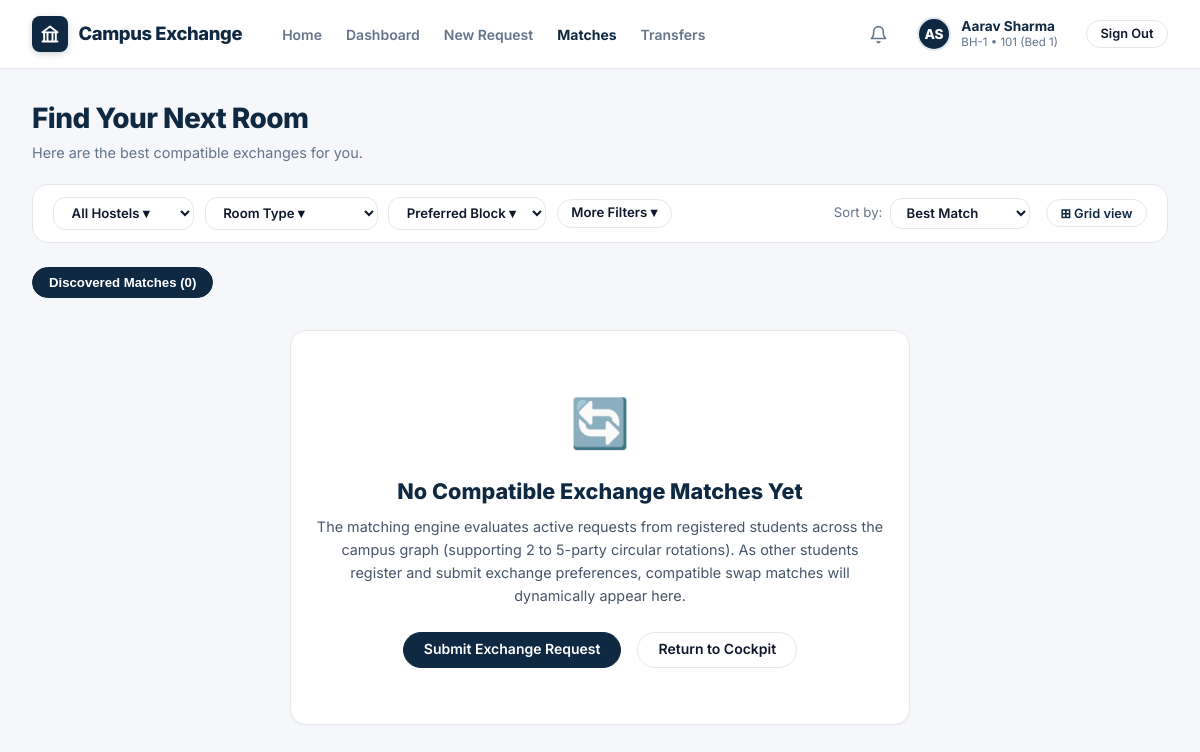
The page /matches/ (signed in) on the database its author committed.
### accounts/models.py (models this page shows, shortened)
class User(AbstractUser):
    class Role(models.TextChoices):
        STUDENT = 'student', 'Student'
        WARDEN = 'warden', 'Hostel Warden'
        CHIEF_WARDEN = 'chief_warden', 'Chief Warden'
        ADMIN = 'admin', 'Hostel Administrator'
        DSW = 'dsw', 'Dean of Student Welfare (DSW)'
    class Gender(models.TextChoices):
        MALE = 'M', 'Male'
        FEMALE = 'F', 'Female'
        OTHER = 'O', 'Other'
    university_id = models.CharField(max_length=30, unique=True, db_index=True)
    role = models.CharField(max_length=20, choices=Role.choices, default=Role.STUDENT, db_index=True)
    phone = models.CharField(max_length=20, blank=True)
    gender = models.CharField(max_length=1, choices=Gender.choices, default=Gender.MALE)
    has_fee_clearance = models.BooleanField(default=True, help_text="Verified student fee clearance")
    has_disciplinary_hold = models.BooleanField(default=False, help_text="Active university disciplinary restriction")
    last_transferred_at = models.DateTimeField(null=True, blank=True, help_text="Timestamp of last completed room swap")
    created_at = models.DateTimeField(auto_now_add=True)
    updated_at = models.DateTimeField(auto_now=True)
    @property
    def is_student(self):
        return self.role == self.Role.STUDENT
    @property
    def is_warden(self):
        return self.role in (self.Role.WARDEN, self.Role.CHIEF_WARDEN)
    @property
    def is_chief_warden(self):
        return self.role == self.Role.CHIEF_WARDEN
    @property
    def is_admin_role(self):
        return self.role == self.Role.ADMIN or self.is_superuser
    @property
    def is_dsw(self):
        return self.role == self.Role.DSW

### hostel/models.py (models this page shows, shortened)
class Bed(models.Model):
    class OccupancyStatus(models.TextChoices):
        VACANT = 'VACANT', 'Vacant'
        OCCUPIED = 'OCCUPIED', 'Occupied'
        LOCKED_FOR_TRANSFER = 'LOCKED_FOR_TRANSFER', 'Locked for Transfer'
        MAINTENANCE = 'MAINTENANCE', 'Under Maintenance'
    room = models.ForeignKey(Room, on_delete=models.CASCADE, related_name='beds')
    bed_number = models.CharField(max_length=20)
    current_occupant = models.OneToOneField(
        settings.AUTH_USER_MODEL,
        null=True,
        blank=True,
        on_delete=models.SET_NULL,
        related_name='allocated_bed'
    )
    occupancy_status = models.CharField(
        max_length=25,
        choices=OccupancyStatus.choices,
        default=OccupancyStatus.VACANT,
        db_index=True
    )
    class Meta:
        unique_together = ('room', 'bed_number')
        ordering = ['room', 'bed_number']

class Room(models.Model):
    class RoomType(models.TextChoices):
        SINGLE = 'SINGLE', '1-Seater (Single)'
        DOUBLE = 'DOUBLE', '2-Seater (Double Sharing)'
        TRIPLE = 'TRIPLE', '3-Seater (Triple Sharing)'
        FOUR_SHARING = 'FOUR_SHARING', '4-Seater (Quad Sharing)'
        SEVEN_SEATER = 'SEVEN_SEATER', '7-Seater (Dormitory)'
        EIGHT_SEATER = 'EIGHT_SEATER', '8-Seater (Dormitory)'
    block = models.ForeignKey(Block, on_delete=models.CASCADE, related_name='rooms')
    room_number = models.CharField(max_length=20)
    floor = models.IntegerField(default=1)
    room_type = models.CharField(max_length=20, choices=RoomType.choices, default=RoomType.DOUBLE)
    capacity = models.PositiveIntegerField(default=2)
    has_attached_bath = models.BooleanField(default=False)
    has_ac = models.BooleanField(default=False)
    is_active = models.BooleanField(default=True)
    class Meta:
        unique_together = ('block', 'room_number')
        ordering = ['block', 'floor', 'room_number']

class Block(models.Model):
    hostel = models.ForeignKey(Hostel, on_delete=models.CASCADE, related_name='blocks')
    name = models.CharField(max_length=50)
    code = models.CharField(max_length=10)
    class Meta:
        unique_together = ('hostel', 'code')

class Hostel(models.Model):
    class GenderType(models.TextChoices):
        MALE = 'MALE', 'Boys Hostel'
        FEMALE = 'FEMALE', 'Girls Hostel'
        COED = 'COED', 'Co-Ed Residence'
    name = models.CharField(max_length=100, unique=True)
    code = models.CharField(max_length=20, unique=True)
    gender_type = models.CharField(max_length=10, choices=GenderType.choices, default=GenderType.MALE)
    is_active = models.BooleanField(default=True)
    warden = models.ForeignKey(
        settings.AUTH_USER_MODEL,
        null=True,
        blank=True,
        on_delete=models.SET_NULL,
        related_name='managed_hostels'
    )

### exchange/views.py (the view)
# urls.py: path('matches/', views.cycle_explorer_view, name='matches'),
def cycle_explorer_view(request):
    user = request.user
    target_id = user.id if user.is_student else None
    discovered_cycles = MatchingService.find_cycles(target_student_id=target_id)
    return render(request, 'exchange/cycle_explorer.html', {
        'cycles': discovered_cycles,
        'total_matches': len(discovered_cycles)
    })

### exchange/services/matching_service.py (called while the page is built)
    @classmethod
    def get_max_chain_length(cls) -> int:
        try:
            rule = PolicyRule.objects.filter(rule_type=PolicyRule.RuleType.MAX_CHAIN_LENGTH, is_active=True).first()
            return rule.int_value if rule else 5
        except Exception:
            return 5

### templates/exchange/cycle_explorer.html (shortened to what this page needs)
{% extends 'base.html' %}
{% load static %}
{% block content %}
<div class="page-header" style="margin-bottom: 1.25rem;">
  <div class="page-title-group">
    <h1>Find Your Next Room</h1>
    <p>Here are the best compatible exchanges for you.</p>
  </div>
</div>
<div class="filter-search-row">
  <div style="display: flex; align-items: center; gap: 0.65rem; flex-wrap: wrap;">
    <select class="form-select" style="width: auto; padding: 0.4rem 0.85rem; font-size: 0.825rem; font-weight: 600;">
      <option selected>All Hostels ▾</option>
    </select>
    <select class="form-select" style="width: auto; padding: 0.4rem 0.85rem; font-size: 0.825rem; font-weight: 600;">
      <option selected>Room Type ▾</option>
    </select>
    <select class="form-select" style="width: auto; padding: 0.4rem 0.85rem; font-size: 0.825rem; font-weight: 600;">
      <option selected>Preferred Block ▾</option>
    </select>
    <button class="btn btn-outline btn-sm" style="font-size: 0.825rem;">
      More Filters ▾
    </button>
  </div>
  <div style="display: flex; align-items: center; gap: 1rem;">
    <div style="display: flex; align-items: center; gap: 0.45rem; font-size: 0.825rem; color: var(--text-muted);">
      <span>Sort by:</span>
      <select class="form-select" style="width: auto; padding: 0.35rem 0.75rem; font-size: 0.825rem; font-weight: 600;">
        <option selected>Best Match</option>
      </select>
    </div>
    <button class="btn btn-outline btn-sm" title="Grid View" style="color: var(--navy-800); font-weight: 600;">
      ⊞ Grid view
    </button>
  </div>
</div>
<div class="segmented-tabs-bar" style="margin-bottom: 1.5rem;">
  <button class="segmented-tab-pill active">
    Discovered Matches ({{ total_matches }})
  </button>
</div>
{% if cycles %}
  <div class="grid-3" style="margin-bottom: 2.5rem;">
    {% for c in cycles %}
      <div class="match-card-item">
        <div class="match-photo-container">
          <img src="{% static 'images/room_interior_1.jpg' %}" alt="Target Room" class="match-photo-img">
          <span class="match-tag-score">{{ c.compatibility_score }}% Match</span>
          <span class="match-tag-type">{{ c.type_display }}</span>
        </div>
        <div class="match-body">
          <div class="match-hostel-name">
            {{ c.participants.0.target_hostel }}
          </div>
          <div class="match-room-sub">
            Room {{ c.participants.0.target_room }} &nbsp;·&nbsp; {{ c.cycle_length }}-Student Chain
          </div>
          <ul class="match-check-list">
            {% for r in c.reasons %}
              <li class="match-check-item">
                <svg width="14" height="14" viewBox="0 0 24 24" fill="none" stroke="#059669" stroke-width="3">
                  <polyline points="20 6 9 17 4 12"/>
                </svg>
                <span>{{ r }}</span>
              </li>
            {% empty %}
              <li class="match-check-item">
                <svg width="14" height="14" viewBox="0 0 24 24" fill="none" stroke="#059669" stroke-width="3">
                  <polyline points="20 6 9 17 4 12"/>
                </svg>
                <span>Mutual room availability</span>
              </li>
            {% endfor %}
          </ul>
          <div style="background: #F8FAFC; border: 1px solid #E2E8F0; border-radius: 6px; padding: 0.65rem; margin: 0.85rem 0; font-size: 0.78rem;">
            <div style="font-weight: 700; color: #475569; margin-bottom: 0.35rem;">Exchange Rotation:</div>
            {% for p in c.participants %}
              <div style="display: flex; justify-content: space-between; color: var(--navy-800); margin-bottom: 0.2rem;">
                <span><strong>{{ p.student_name|default:p.university_id }}</strong></span>
                <span style="color: #0D9488;">Room {{ p.current_room }} → {{ p.target_room }}</span>
              </div>
            {% endfor %}
          </div>
          <div class="match-footer" style="margin-top: 1rem;">
            <form method="post" action="{% url 'initiate_proposal' %}" style="width: 100%; margin: 0;">
              {% csrf_token %}
              <input type="hidden" name="cycle_index" value="{{ forloop.counter0 }}">
              <button type="submit" class="btn btn-teal" style="width: 100%; font-weight: 700;">
                Initiate Official Proposal →
              </button>
            </form>
          </div>
        </div>
      </div>
    {% endfor %}
  </div>
{% else %}
  <div class="card" style="padding: 3.5rem 1.5rem; text-align: center; max-width: 620px; margin: 2rem auto; box-shadow: var(--shadow-sm);">
    <div style="font-size: 3rem; margin-bottom: 1rem;">🔄</div>
    <h2 style="font-size: 1.35rem; font-weight: 800; color: var(--navy-800); margin-bottom: 0.5rem;">
      No Compatible Exchange Matches Yet
    </h2>
    <p style="font-size: 0.9rem; color: var(--text-secondary); line-height: 1.6; margin-bottom: 1.5rem;">
      The matching engine evaluates active requests from registered students across the campus graph (supporting 2 to 5-party circular rotations). As other students register and submit exchange preferences, compatible swap matches will dynamically appear here.
    </p>
    <div style="display: flex; justify-content: center; gap: 1rem; flex-wrap: wrap;">
      <a href="{% url 'create_request' %}" class="btn btn-primary">
        Submit Exchange Request
      </a>
      <a href="{% url 'dashboard' %}" class="btn btn-outline">
        Return to Cockpit
      </a>
    </div>
  </div>
{% endif %}
{% endblock %}

### templates/base.html (shortened to what this page needs)
<!DOCTYPE html>
<html lang="en">
<head>
  {% load static %}
  <link rel="stylesheet" href="{% static 'css/style.css' %}">
</head>
<body>
  <header class="top-navbar">
    <div class="navbar-inner">
      <div class="brand-section">
        <a href="{% url 'landing' %}" class="brand-link">
          <div class="brand-crest">
            <svg width="20" height="20" viewBox="0 0 24 24" fill="none" stroke="currentColor" stroke-width="2.3" stroke-linecap="round" stroke-linejoin="round">
              <path d="M3 21h18M3 10h18M5 10v11M19 10v11M9 10v11M15 10v11M12 3l9 7H3z"/>
            </svg>
          </div>
          <div class="brand-title">Campus Exchange</div>
        </a>
        <nav>
          <ul class="nav-menu">
            <li class="nav-item {% if request.path == '/' %}active{% endif %}">
              <a href="{% url 'landing' %}">Home</a>
            </li>
            {% if user.is_authenticated %}
              {% if user.is_student %}
                <li class="nav-item {% if request.path == '/dashboard/' %}active{% endif %}">
                  <a href="{% url 'dashboard' %}">Dashboard</a>
                </li>
                <li class="nav-item {% if request.path == '/exchange-requests/new/' %}active{% endif %}">
                  <a href="{% url 'create_request' %}">New Request</a>
                </li>
                <li class="nav-item {% if '/proposals/' in request.path or request.path == '/matches/' %}active{% endif %}">
                  <a href="{% url 'matches' %}">Matches</a>
                </li>
                <li class="nav-item {% if request.path == '/transfers/' %}active{% endif %}">
                  <a href="{% url 'transfers_list' %}">Transfers</a>
                </li>
              {% endif %}
            {% endif %}
          </ul>
        </nav>
      </div>
      <div class="navbar-controls">
        {% if user.is_authenticated %}
          <a href="{% url 'dashboard' %}" class="nav-icon-bell" title="Notifications" style="position: relative;">
            <svg width="19" height="19" viewBox="0 0 24 24" fill="none" stroke="currentColor" stroke-width="2" stroke-linecap="round" stroke-linejoin="round">
              <path d="M18 8A6 6 0 0 0 6 8c0 7-3 9-3 9h18s-3-2-3-9"></path>
              <path d="M13.73 21a2 2 0 0 1-3.46 0"></path>
            </svg>
          </a>
          <div class="user-profile-header">
            <div style="width: 34px; height: 34px; border-radius: 50%; background: #0F2942; color: #FFFFFF; display: flex; align-items: center; justify-content: center; font-weight: 800; font-size: 0.85rem; border: 2px solid #E2E8F0; text-transform: uppercase;">
              {{ user.first_name|slice:":1" }}{{ user.last_name|slice:":1"|default:user.username|slice:":1" }}
            </div>
            <div class="user-meta-header">
              <span class="user-name-header">{{ user.get_full_name|default:user.username }}</span>
              <span class="user-sub-header">
                {% if user.is_student %}
                  {% if user_allocated_bed %}
                    {{ user_allocated_bed.room.block.hostel.code }} • {{ user_allocated_bed.room.room_number }} ({{ user_allocated_bed.bed_number }})
                  {% else %}
                    Student • {{ user.university_id }}
                  {% endif %}
                {% elif user.role == 'chief_warden' %}
                  Chief Warden
                {% elif user.role == 'warden' %}
                  Hostel Warden
                {% elif user.role == 'dsw' %}
                  Dean of Student Welfare
                {% elif user.is_admin_role %}
                  Administrator
                {% else %}
                  {{ user.university_id }}
                {% endif %}
              </span>
            </div>
          </div>
          <a href="{% url 'logout' %}" class="btn btn-outline btn-sm" style="margin-left: 0.5rem;">
            Sign Out
          </a>
        {% endif %}
      </div>
    </div>
  </header>
  <main class="main-container">
    {% block content %}{% endblock %}
  </main>
</body>
</html>

### rows shown on the page
User: first_name "A", last_name "S", get_full_name "Aarav Sharma"
Bed: room.block.hostel.code "BH-1", room.room_number "101", bed_number "Bed 1"

### other values the page prints
{{ total_matches }} "0"
